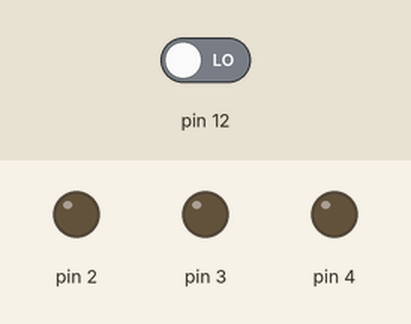
Bench run of a sketch on a simulated Arduino Uno, built with avr-gcc and run on an emulated ATmega328P. Parts: output pins drawn as LEDs (lit = HIGH). The inputs (shaded band) are chosen by the test bench; at power-on: pin 12 LOW.

Above: at 1.2 s.
1.3 s: pin 12 driven HIGH
At 1.7 s:
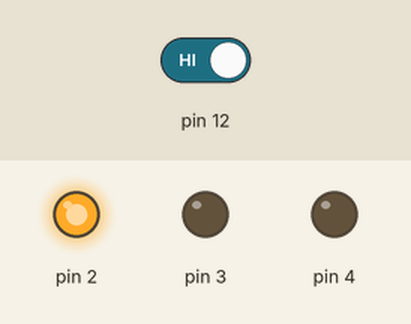
At 3.1 s:
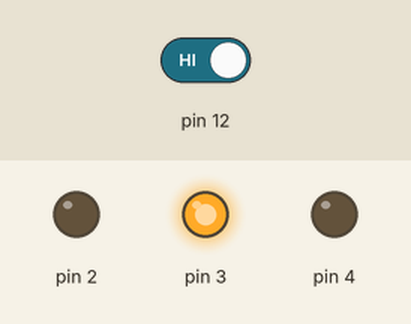
4.3 s: pin 12 driven LOW
At 5.2 s:
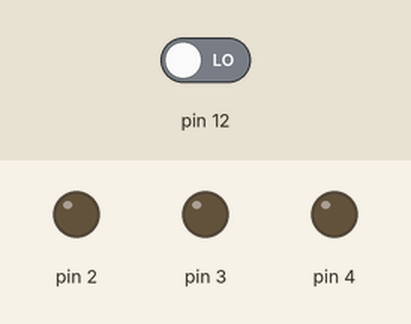
Timing chart, 0 to 7.3 s (numbered marks = the images above; inputs shaded):
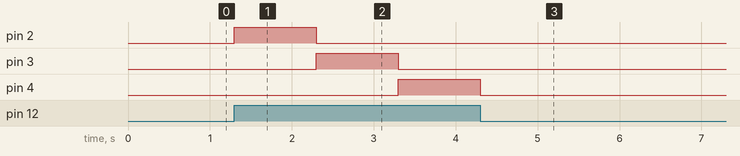

The sketch:

Blinking_RGB_LED_-_Phong_Trinh.ino
```cpp
// Phong Thanh Trinh
//
void setup()
{
  pinMode(2, OUTPUT);
  pinMode(3, OUTPUT);
  pinMode(4, OUTPUT);
  pinMode(12, INPUT);
}

void loop()
{
  if ( digitalRead(12) == HIGH )
  {
digitalWrite(2, HIGH);
delay(1000);
digitalWrite(2, LOW);
digitalWrite(3, HIGH);
delay(1000);//
digitalWrite(3, LOW);
digitalWrite(4, HIGH);
delay(1000);//
digitalWrite(4, LOW);
  }

}
```

Measured:
- after the input at 1.3 s, pin 2: LOW → HIGH at once, → LOW 1.0 s later; pin 3: LOW → HIGH after 1.0 s, → LOW 1.0 s later; pin 4: LOW → HIGH after 2.0 s
- after the input at 4.3 s, pin 2, pin 3: stops changing and stays LOW; pin 4: goes on until 4.3 s, then stays LOW
